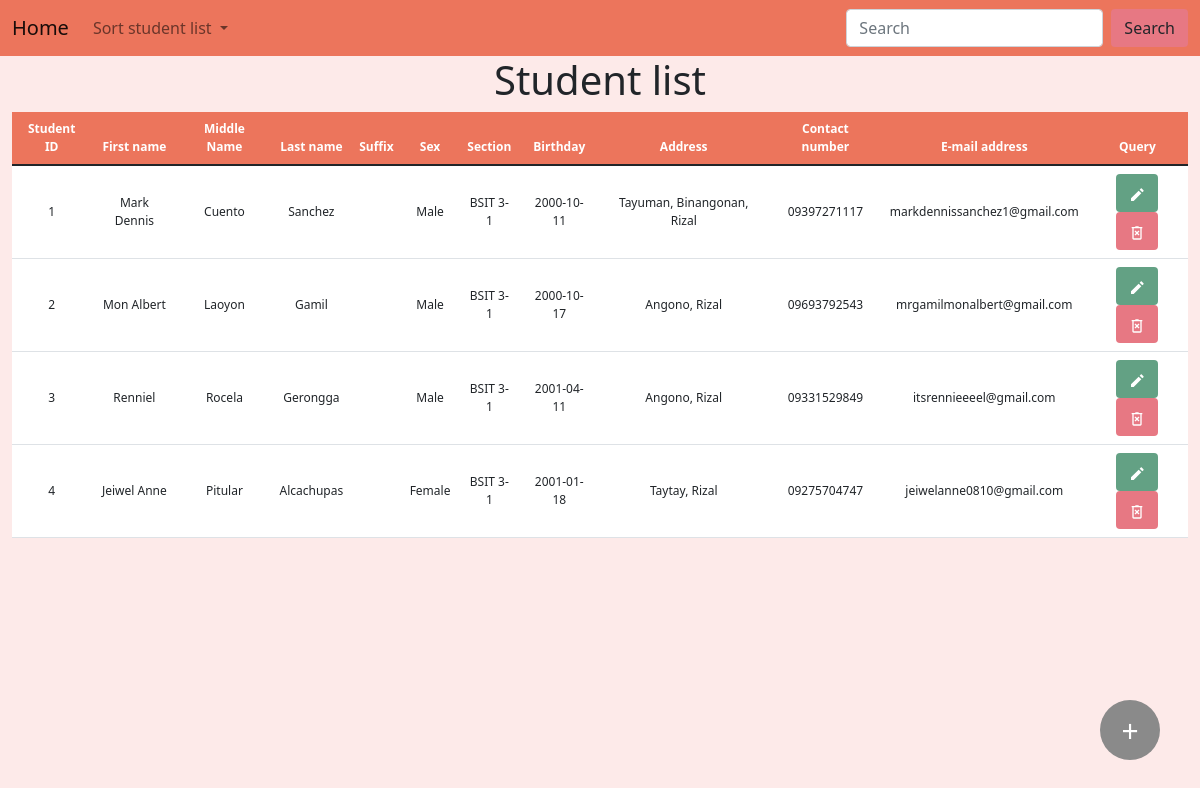
The app's page /controls/crud.php with its own data.
### tables this page shows
CREATE TABLE `tbl_student_profile` (
  `Student_ID` varchar(10) NOT NULL,
  `Student_First_Name` varchar(50) NOT NULL,
  `Student_Middle_Name` varchar(50),
  `Student_Last_Name` varchar(50) NOT NULL,
  `Student_Suffix` varchar(10),
  `Student_Sex` enum('Male','Female') NOT NULL,
  `Student_Section` varchar(10) NOT NULL,
  `Student_Birthday` date NOT NULL,
  `Student_Address` varchar(50) NOT NULL,
  `Student_Contact_Number` varchar(11) NOT NULL,
  `Student_Email_Address` varchar(50) NOT NULL,
  `is_archive` boolean NOT NULL
);

### functions/functions.php (called while the page is built, shortened)
<?php
function view($name, $contents = ''){
    require(APP_PATH . "page/layout-page.php");
}

### controls/crud.php (called while the page is built, shortened)
<?php
$view_bag = [
    'title' => 'Student Database',
    'heading' => 'Student list'
];
$records = Data::get_student_records();
view('crud', $records);

### functions/data/mysql.class.php (called while the page is built, shortened)
<?php
class MySqlDataProvider {
    public function __construct($source) {
        $this->source = $source;
    }
    public function get_student_records(){
        $pdo = $this->connect();
        $smt = $pdo->query('SELECT * FROM tbl_student_profile');
        $data = $smt->fetchAll(PDO::FETCH_CLASS, 'StudentProfile');
        return $data;
    }
    private function connect() {
        try {
            return new PDO($this->source, CONFIG['db_user'], CONFIG['db_password']);
        } catch (PDOException $e) {
            return null;
        }
    }
}

### functions/data/static.class.php (called while the page is built, shortened)
<?php
class Data {
    static private $mdp;
    static public function init(MySqlDataProvider $mdp){
        return self::$mdp = $mdp;
    }
    static public function get_student_records(){
        return self::$mdp->get_student_records();
    }
}

### page/crud-page.php (the view, shortened to what this page needs)
<div class="container-fluid">
    <h1 class="text-center align-middle"><?= $view_bag['heading'] ?></h1>
</div>
<div class="container-fluid container-table">
    <table class="table table-hover text-center align-middle" id="table">
        <thead>
            <tr>
                <th scope="col" id="id">Student ID</th>
                <th scope="col" id="fname">First name</th>
                <th scope="col" id="mname">Middle Name</th>
                <th scope="col" id="lname">Last name</th>
                <th scope="col" id="suffix">Suffix</th>
                <th scope="col" id="section">Sex</th>
                <th scope="col" id="sex">Section</th>
                <th scope="col" id="bday">Birthday</th>
                <th scope="col" id="address">Address</th>
                <th scope="col" id="number">Contact number</th>
                <th scope="col" id="email">E-mail address</th>
                <th scope="col" id="query">Query</th>
            </tr>
        </thead>
        <tbody>
            <?php foreach ($contents as $object) : ?>
                <tr>
                    <td><?= $object->Student_ID ?></td>
                    <td><?= $object->Student_First_Name ?></td>
                    <td><?= $object->Student_Middle_Name ?></td>
                    <td><?= $object->Student_Last_Name ?></td>
                    <td><?= $object->Student_Suffix ?></td>
                    <td><?= $object->Student_Sex ?></td>
                    <td><?= $object->Student_Section ?></td>
                    <td><?= $object->Student_Birthday ?></td>
                    <td><?= $object->Student_Address ?></td>
                    <td><?= $object->Student_Contact_Number ?></td>
                    <td><?= $object->Student_Email_Address ?></td>
                    <td>
                        <a class="btn button-edit-bg" type="submit" data-bs-toggle="modal" data-bs-target="#showEditModal">
                        </a>
                        <a class="btn button-delete-bg" type="submit" name="delete" method="get" data-bs-toggle="modal" data-bs-target="#showDeleteModal">
                        </a>
                    </td>
                </tr>
            <?php endforeach ?>
        </tbody>
    </table>
</div>

### page/layout-page.php (shortened to what this page needs)
<!DOCTYPE html>
<html lang="en">
<head>
    <link href="https://cdn.jsdelivr.net/npm/bootstrap@5.1.3/dist/css/bootstrap.min.css" rel="stylesheet">
    <link href="../css/stylesheet-crud.css" rel="stylesheet">
</head>
<body>
    <nav class="navbar navbar-expand-lg navbar-light navbar-bg fixed-nav-bar">
        <div class="container-fluid">
            <a class="navbar-brand" href="../index.php">Home</a>
            <div class="collapse navbar-collapse" id="navbarSupportedContent">
                <ul class="navbar-nav me-auto mb-2 mb-lg-0">
                    <li class="nav-item dropdown">
                        <a class="nav-link dropdown-toggle" href="#" id="navbarDropdown" role="button" data-bs-toggle="dropdown" aria-expanded="false">
                            Sort student list
                        </a>
                </ul>
                <form class="d-flex">
                    <input class="form-control me-2" type="search" name="search" placeholder="Search" aria-label="Search">
                    <button class="btn button-search-bg" type="submit">Search</button>
                </form>
            </div>
        </div>
    </nav>
    <?php require(APP_PATH . "page/$name-page.php")  ?>
    <button class="btn-add" data-bs-toggle="modal" data-bs-target="#showAddModal">+</button>
</body>
</html>

### css/stylesheet-crud.css (style rules this page uses)
body { background-color: #fdeae9; }
.navbar-bg { background-color: #ec755c; }
.container-table thead { background-color: #ec755c; color: white; }
.button-edit-bg { background-color: #63a184; }
.button-delete-bg { background-color: #e77883; }
table { background-color: white; }
tr { font-size: 30px; font-size: 1vw; }
.button-search-bg { background-color: #e77883; }
.btn-add { position: fixed; width: 60px; height: 60px; bottom: 40px; right: 40px; outline: 0; border: 0; border-radius: 50%; background-color: #8a8a8a; color: #fff; cursor: pointer; font-size: 30px; }

### records on screen
tbl_student_profile: Student_ID "1", Student_First_Name "Mark Dennis", Student_Middle_Name "Cuento", Student_Last_Name "Sanchez", Student_Sex "Male", Student_Section "BSIT 3-1", Student_Birthday "2000-10-11", Student_Address "Tayuman, Binangonan, Rizal", Student_Contact_Number "09397271117", Student_Email_Address "markdennissanchez1@gmail.com"
tbl_student_profile: Student_ID "2", Student_First_Name "Mon Albert", Student_Middle_Name "Laoyon", Student_Last_Name "Gamil", Student_Sex "Male", Student_Section "BSIT 3-1", Student_Birthday "2000-10-17", Student_Address "Angono, Rizal", Student_Contact_Number "09693792543", Student_Email_Address "mrgamilmonalbert@gmail.com"
tbl_student_profile: Student_ID "3", Student_First_Name "Renniel", Student_Middle_Name "Rocela", Student_Last_Name "Gerongga", Student_Sex "Male", Student_Section "BSIT 3-1", Student_Birthday "2001-04-11", Student_Address "Angono, Rizal", Student_Contact_Number "09331529849", Student_Email_Address "itsrennieeeel@gmail.com"
tbl_student_profile: Student_ID "4", Student_First_Name "Jeiwel Anne", Student_Middle_Name "Pitular", Student_Last_Name "Alcachupas", Student_Sex "Female", Student_Section "BSIT 3-1", Student_Birthday "2001-01-18", Student_Address "Taytay, Rizal", Student_Contact_Number "09275704747", Student_Email_Address "jeiwelanne0810@gmail.com"

### other values on screen
$view_bag['heading'] "Student list"
